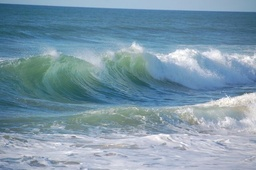
#> input picture images/download.jpg, 256 x 170 px, shrunk from 640 x 426 before the run; its folder holds 4 pictures in this run
$ python sdl.py
#> lines starting #> are read from the running program, lines starting #| are printed output that depends on the picture
import numpy as np
import matplotlib.pyplot as plt
import os
import imageio.v3 as imageio
# from PIL import Image
import cv2
from sklearn.decomposition import DictionaryLearning

images = []
for filename in os.listdir("C:/Sparse_Dictionary_Learning/images/"):
    img = imageio.imread(os.path.join("images", filename))
#> img is the input picture: shape (170, 256, 3); mean R, G, B 123.6, 151.3, 169
    img = cv2.cvtColor(img, cv2.COLOR_BGR2GRAY)
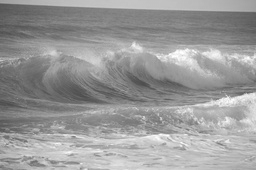
#> img: shape (170, 256); min 77, max 255, mean 153.5
    images.append(img)
#> pass 2 of the loop `for filename in os.listdir("C:/Sparse_Dictionary_Learning/images/"):`:
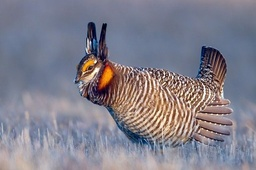
#> input picture images/image (640×426).jpg, 256 x 170 px, shrunk from 640 x 426 before the run
#> img is the input picture: shape (170, 256, 3); mean R, G, B 129.9, 127.5, 139.9
#> `img = cv2.cvtColor(img, cv2.COLOR_BGR2GRAY)`:
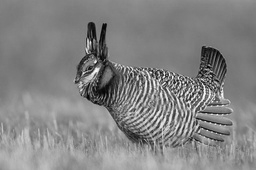
#> img: shape (170, 256); min 3, max 252, mean 131.5
#> pass 3 of the loop `for filename in os.listdir("C:/Sparse_Dictionary_Learning/images/"):`:
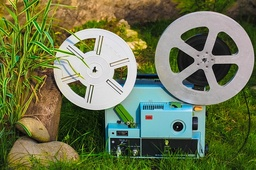
#> input picture images/image1.jpg, 256 x 170 px, shrunk from 640 x 426 before the run
#> img is the input picture: shape (170, 256, 3); mean R, G, B 108.8, 118.3, 81.1
#> `img = cv2.cvtColor(img, cv2.COLOR_BGR2GRAY)`:
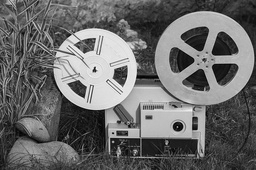
#> img: shape (170, 256); min 1, max 254, mean 106.1
#> the loop made 4 passes; the first 3 are shown

# Convert  images into a matrix
X = np.column_stack([img.flatten() for img in images])

# Normalize the columns of X
X_mean = np.mean(X, axis=0)
X_std = np.std(X, axis=0)
X_normalized = (X - X_mean) / X_std


n_atoms = 1
n_features = X.shape[0]
#> n_features = 43520
D_init = np.random.randn(X.shape[0], n_atoms)

n_iter = 1
dl = DictionaryLearning(n_components=n_atoms, dict_init=D_init, transform_algorithm='omp', max_iter=n_iter, verbose=1)
D_learned = dl.fit(X_normalized).components_
Z = dl.transform(X_normalized)

# Reconstruct the images using the learned dictionary and sparse representation coefficients
X_reconstructed = np.dot(D_learned.T, Z.T).T

# Denormalize the columns of X and X_reconstructed
X_denormalized = X_std * X_normalized + X_mean
X_reconstructed_denormalized = X_std * X_reconstructed + X_mean

# Compute the residual error between X and X_reconstructed
residual_error = np.linalg.norm(X_denormalized - X_reconstructed_denormalized) / np.linalg.norm(X_denormalized)

print("Residual error:", residual_error)


# Reshape the first two images and their reconstructions
img1 = X_denormalized[:, 0].reshape(images[0].shape)
img1_reconstructed = X_reconstructed_denormalized[:, 0].reshape(images[0].shape)
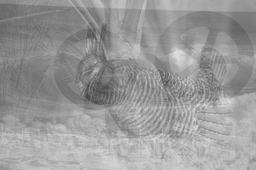
#> img1_reconstructed: shape (170, 256) float64; min 65.21, max 227.6, mean 153.5
img2 = X_denormalized[:, 1].reshape(images[1].shape)
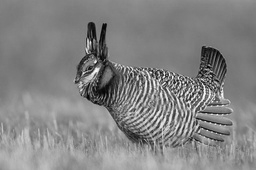
#> img2: shape (170, 256) float64; min 3, max 252, mean 131.5
img2_reconstructed = X_reconstructed_denormalized[:, 1].reshape(images[1].shape)
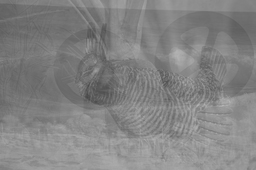
#> img2_reconstructed: shape (170, 256) float64; min 72.99, max 180.6, mean 131.5

# Display the images side-by-side
fig, axs = plt.subplots(2, 2, figsize=(10, 10))
axs[0, 0].imshow(img1, cmap='gray')
axs[0, 0].set_title('Original Image 1')
axs[0, 1].imshow(img1_reconstructed, cmap='gray')
axs[0, 1].set_title('Reconstructed Image 1')
axs[1, 0].imshow(img2, cmap='gray')
axs[1, 0].set_title('Original Image 2')
axs[1, 1].imshow(img2_reconstructed, cmap='gray')
axs[1, 1].set_title('Reconstructed Image 2')
plt.show()
